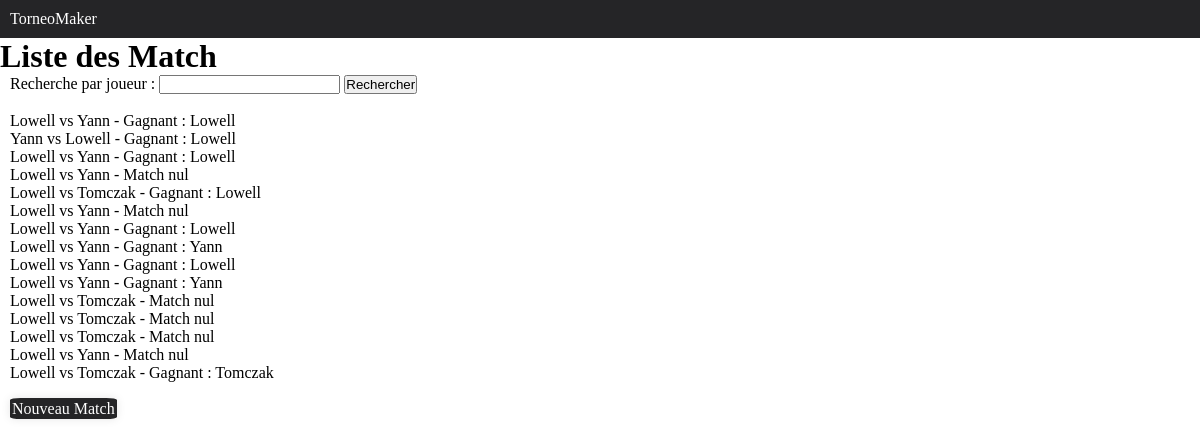
/show_matches, run on the app's committed database.
### app.py (models this page shows)
class Match(db.Model):
    id = db.Column(db.Integer, primary_key=True)
    player1_id = db.Column(db.Integer, db.ForeignKey('player.id'), nullable=False)
    player2_id = db.Column(db.Integer, db.ForeignKey('player.id'), nullable=False)
    winner_id = db.Column(db.Integer, db.ForeignKey('player.id'))
    player1 = db.relationship('Player', foreign_keys=[player1_id], backref='matches_as_player1')
    player2 = db.relationship('Player', foreign_keys=[player2_id], backref='matches_as_player2')
    winner = db.relationship('Player', foreign_keys=[winner_id], backref='matches_as_winner')

class Player(db.Model):
    id = db.Column(db.Integer, primary_key=True, autoincrement=True)
    name = db.Column(db.String(30), nullable=False)
    elo = db.Column(db.Integer, default=1000)
    K = db.Column(db.Integer, default=40)

### app.py (the view)
@app.route('/show_matches', methods=['GET'])
def show_matches():
    player_search = request.args.get('player_search', '')
    matches = []
    if player_search:
        player = Player.query.filter(Player.name.ilike(f'%{player_search}%')).first()
        if player:
            matches = Match.query.filter((Match.player1 == player) | (Match.player2 == player)).all()
    else:
        matches = Match.query.all()
    return render_template('show_matches.html', matches=matches)

### app.py (called while the page is built)
@app.teardown_request
def teardown_request(exception=None):
    if exception is None:
        db.session.commit()
    else:
        db.session.rollback()

@app.teardown_appcontext
def shutdown_session(exception=None):
    db.session.remove()

### templates/show_matches.html (shortened to what this page needs)
<!DOCTYPE html>
<html lang="fr">
<head>
    <link rel="stylesheet" href="static/styles/style.css">
</head>
<header>
    <nav class="navbar"><a href="/">TorneoMaker</a></nav>
    <h1>Liste des Match</h1>
</header>
<body>
    <div class="corps">
    <form method="GET" action="/show_matches">
        <label for="player_search">Recherche par joueur :</label>
        <input type="text" name="player_search" id="player_search">
        <button type="submit">Rechercher</button>
    </form>
    <br>
    <ul>
        {% for match in matches %}
            <li>
                {{ match.player1.name }} vs {{ match.player2.name }}
                {% if match.winner %}
                    - Gagnant : {{ match.winner.name }}
                {% else %}
                    - Match nul
                {% endif %}
            </li>
        {% endfor %}
    </ul>
    <br>
    <a href="{{ url_for('new_match') }}" class="link">Nouveau Match</a>
</div>
</body>
</html>

### templates/static/styles/style.css (style rules this page uses)
* { margin: 0px; padding: 0px; box-sizing: border-box; scroll-behavior: smooth; list-style-type: none; }
.navbar { position: relative; padding: 10px; width: 100%; z-index: 2; display: flex; justify-content: space-between; align-items: center; transition: 0.5s; box-sizing: border-box; background-color: #252527; }
a { text-decoration: none; color: black; }
.navbar a { text-decoration: none; color: white; }
.link { color: white; background-color: #252527; padding: 2px; box-shadow: 0 0 10px rgba(0, 0, 0, 0.1); border-radius: 10%; }
.corps { position: relative; left: 10px; }

### data on the page
Match: player1.name "Lowell", player2.name "Yann", winner.name "Lowell"
Match: player1.name "Yann", player2.name "Lowell", winner.name "Lowell"
Match: player1.name "Lowell", player2.name "Yann", winner.name "Lowell"
Match: player1.name "Lowell", player2.name "Yann", shows "- Match nul"
Match: player1.name "Lowell", player2.name "Tomczak", winner.name "Lowell"
Match: player1.name "Lowell", player2.name "Yann", shows "- Match nul"
Match: player1.name "Lowell", player2.name "Yann", winner.name "Lowell"
Match: player1.name "Lowell", player2.name "Yann", winner.name "Yann"
Match: player1.name "Lowell", player2.name "Yann", winner.name "Lowell"
Match: player1.name "Lowell", player2.name "Yann", winner.name "Yann"
Match: player1.name "Lowell", player2.name "Tomczak", shows "- Match nul"
Match: player1.name "Lowell", player2.name "Tomczak", shows "- Match nul"
Match: player1.name "Lowell", player2.name "Tomczak", shows "- Match nul"
Match: player1.name "Lowell", player2.name "Yann", shows "- Match nul"
Match: player1.name "Lowell", player2.name "Tomczak", winner.name "Tomczak"
